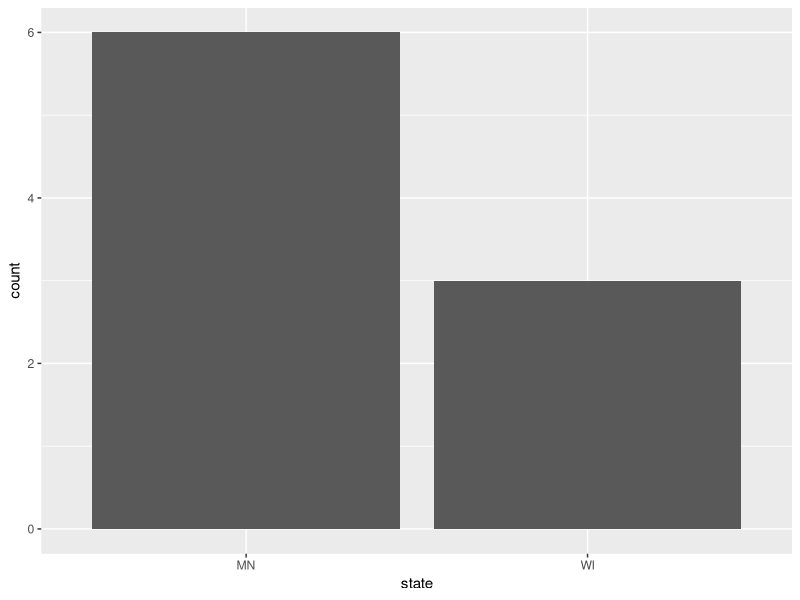
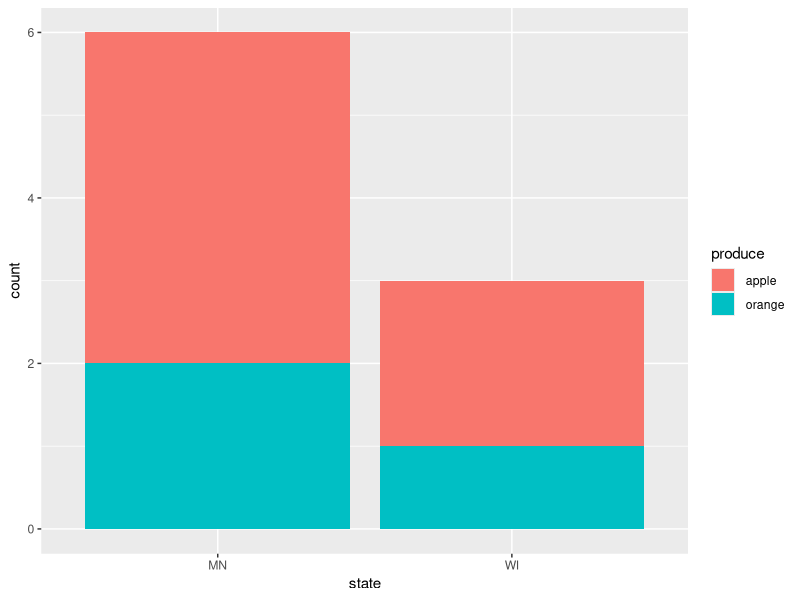
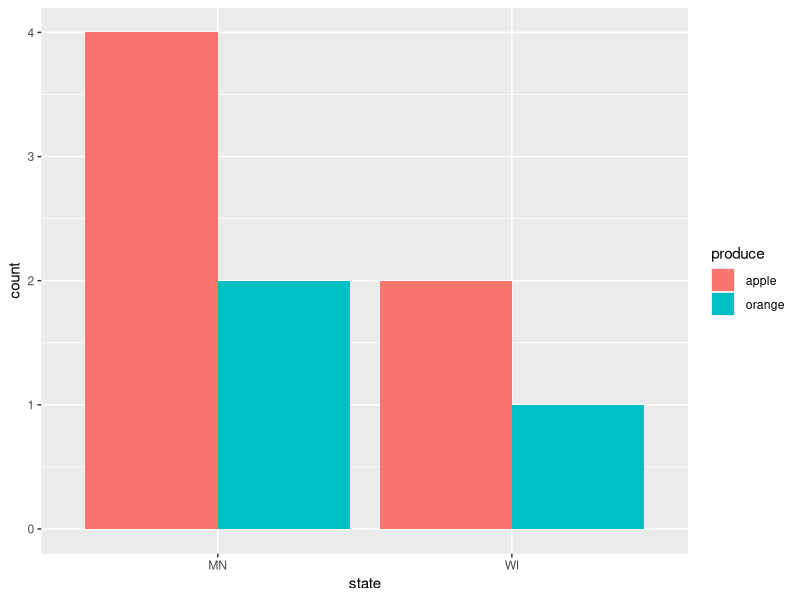
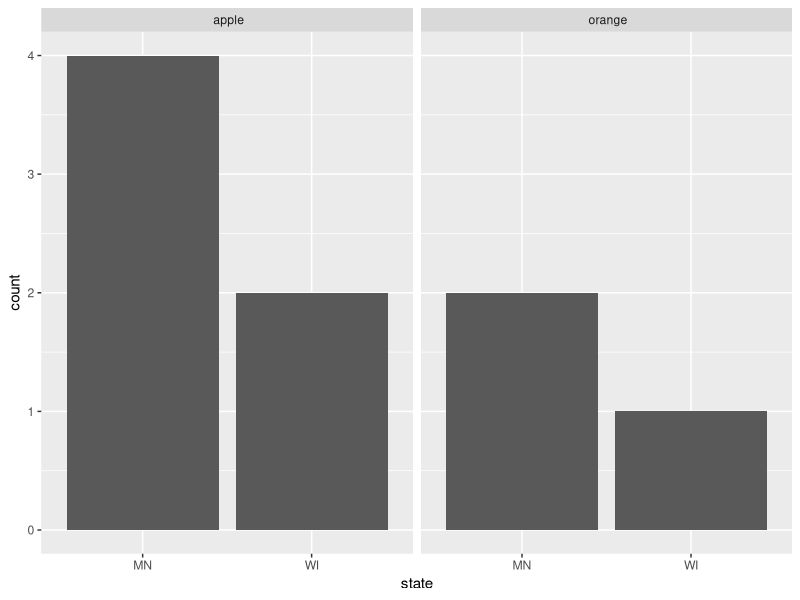
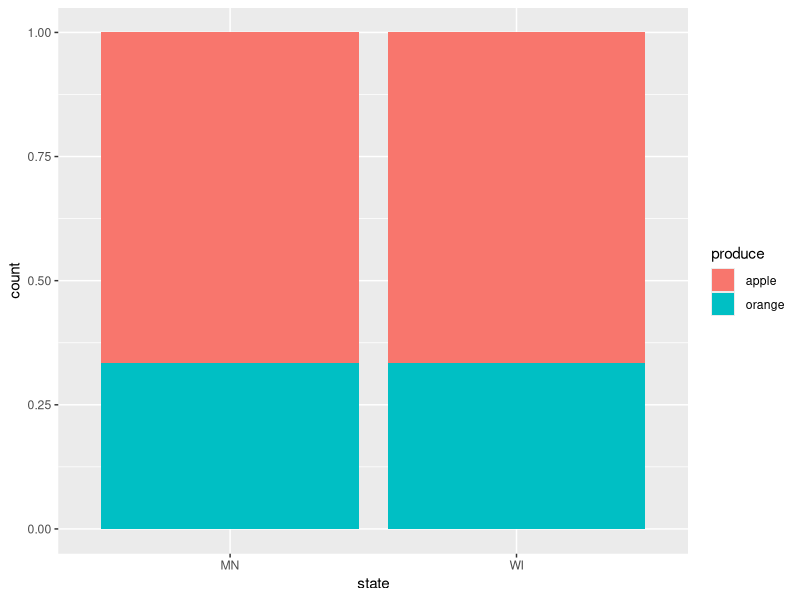

Reproduce these figures in R, in order.
## ---- chunk 1
library(ggplot2)
## ---- chunk 2
farms <- read.csv("../data/farms.csv")
farms
## ---- chunk 3
#| fig-height: 2
#| fig-width: 2
ggplot(data = farms, mapping = aes(x = state)) +
  geom_bar()
## ---- chunk 4
#| fig-height: 2
#| fig-width: 3
ggplot(data = farms, mapping = aes(x = state, fill = produce)) +
  geom_bar()
## ---- chunk 5
#| fig-height: 2
#| fig-width: 3
ggplot(data = farms, mapping = aes(x = state, fill = produce)) +
  geom_bar(position = "dodge")
## ---- chunk 6
#| fig-height: 2
#| fig-width: 3
ggplot(data = farms, mapping = aes(x = state)) +
  geom_bar() +
  facet_wrap(~produce)
## ---- chunk 7
#| fig-height: 2
#| fig-width: 3
ggplot(data = farms, mapping = aes(x = state, fill = produce)) +
  geom_bar(position = "fill")
